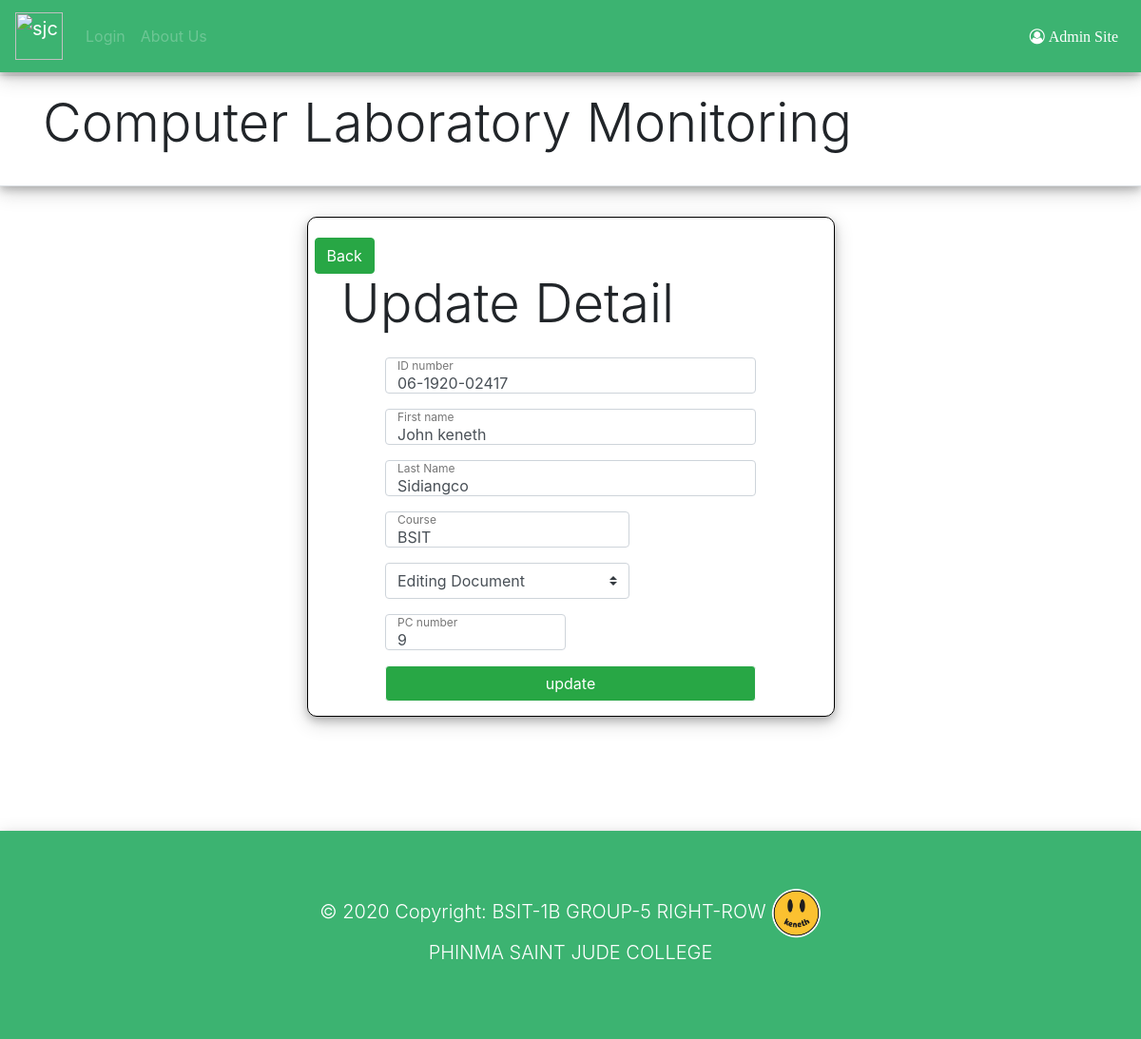
/update/56/, run on the app's committed database.
### timein/models.py (models this page shows, shortened)
class Student(models.Model):
	admin = models.ForeignKey(User, on_delete=models.CASCADE)
	ID_number = models.CharField(max_length=15)
	last_name = models.CharField(max_length=50)
	first_name = models.CharField(max_length=50)
	course = models.CharField(max_length=20)
	purpose = models.CharField(choices=purposes, blank=False, max_length=20, default='general')
	pc = models.IntegerField()
	date = models.DateTimeField(default=timezone.now)
	timeout = models.TimeField(default=timezone.now, blank=True, null=True)

### timein/views.py (the view)
# urls.py: path('update/<int:pk>/', views.update, name='update'),
def update(request, pk):
    student = get_object_or_404(Student, pk=pk)
    if request.method == "POST":
	    form = StudentForm(request.POST, instance=student)
	    if form.is_valid():
	        student = form.save(commit=False)
	        student.admin = request.user
	        student.save()
	        return redirect('user_detail',pk=student.pk)
    else:
	    form = StudentForm(instance=student)
	    return render(request, 'update.html', {'student': student, 'form': form})

### timein/forms.py
class StudentForm(forms.ModelForm):
    class Meta:
        model = Student
        fields = ('ID_number', 'first_name', 'last_name', 'course', 'purpose','pc',)
        widgets = {
        'ID_number': forms.TextInput(attrs={'placeholder': 'ID number','class': 'form-control', 'id': 'id', }),
        'first_name': forms.TextInput(attrs={'placeholder': 'First name','class': 'form-control', 'id': 'fname'}),
        'last_name': forms.TextInput(attrs={'placeholder': 'Last name','class': 'form-control','id': 'lname'}),
        'course': forms.TextInput(attrs={'placeholder': 'Course', 'class': 'form-control','id': 'course'}),
        'pc':forms.NumberInput(attrs={'placeholder': 'PC number', 'class': 'form-control', 'id': 'pc', 'type': 'number'}),
        'purpose':forms.Select(attrs={'class': 'form-control custom-select', 'id': 'purpose',}),
        }

### timein/templates/update.html (shortened to what this page needs)
{% extends 'layout.html' %}
{% block content %}
{% load static %}
<div class="box2 col-md-6 mx-auto">
    <div id="back1">
        <a type="button" class="btn btn-success btn-md" href="{% url 'user_detail' student.pk %}">Back</a>
    </div>
    <h1 style="margin-top:19px;margin-left:20px;" class="display-4">Update Detail</h1>
    <form method="POST" class="form-signin">
        <div class="form-row">
            <div class="form-label-group  has-float-label col-md-12">
                {{ form.ID_number }}
                <label for="id">ID number</label>
            </div>
        </div>
        <div class="form-row">
            <div class="form-label-group col-md-12">
                {{ form.first_name }}
                <label for="fname">First name</label>
            </div>
        </div>
        <div class="form-row">
            <div class="form-label-group col-md-12">
                {{ form.last_name }}
                <label for="lname">Last Name</label>
            </div>
        </div>
        <div class="form-row">
            <div class="form-label-group col-md-8">
                {{ form.course }}
                <label for="course">Course</label>
            </div>
        </div>
        <div class="form-row">
            <div class="form-label-group col-md-8">
                {{ form.purpose }}
            </div>
        </div>
        <div class="form-row">
            <div class="form-label-group col-md-6">
                {{ form.pc }}
                <label for="pc">PC number</label>
            </div>
            <div class="col-md-12 mx-auto">
                <button type="submit" class="btn btn-light bg-success btn-block text-white">update</button>
            </div>
        </div>
    </form>
</div>
{% endblock %}

### timein/static/css/layout.css (style rules this page uses)
form { margin: 3%; }
.box2 { border: 1px solid black; border-radius: 10px; box-shadow: 0 4px 8px 0 rgba(0, 0, 0, 0.2), 0 6px 20px 0 rgba(0, 0, 0, 0.19); }
#back1 { margin-top: 4%; margin-bottom: -4%; margin-left: -8px; }

### timein/static/css/float_label.css (style rules this page uses)
:root { --input-padding-x: .75rem; --input-padding-y: .75rem; }
.form-signin { width: 100%; max-width: 420px; padding: 15px; margin: 0 auto; }
.form-label-group { position: relative; margin-bottom: 1rem; }
.form-label-group > input, .form-label-group > label { padding: var(--input-padding-y) var(--input-padding-x); }
.form-label-group > label { position: absolute; top: 0; left: 0; display: block; width: 100%; margin-bottom: 0; line-height: 1.5; color: #495057; border: 1px solid transparent; border-radius: .25rem; transition: all .1s ease-in-out; }
.form-label-group input::placeholder { color: transparent; }
.form-label-group input:not(:placeholder-shown) { padding-top: calc(var(--input-padding-y) + var(--input-padding-y) * (2 / 3)); padding-bottom: calc(var(--input-padding-y) /3); }
.form-label-group input:not(:placeholder-shown) ~ label { padding-top: calc(var(--input-padding-y) /3); padding-bottom: calc(var(--input-padding-y) /3); font-size: 12px; color: #777; }
label { text-align: left; margin-top: -5px; margin-left: 5px; }

### data on the page
Student: ID_number "06-1920-02417", first_name "John keneth", last_name "Sidiangco", course "BSIT", purpose "Editing Document", pc "9"
